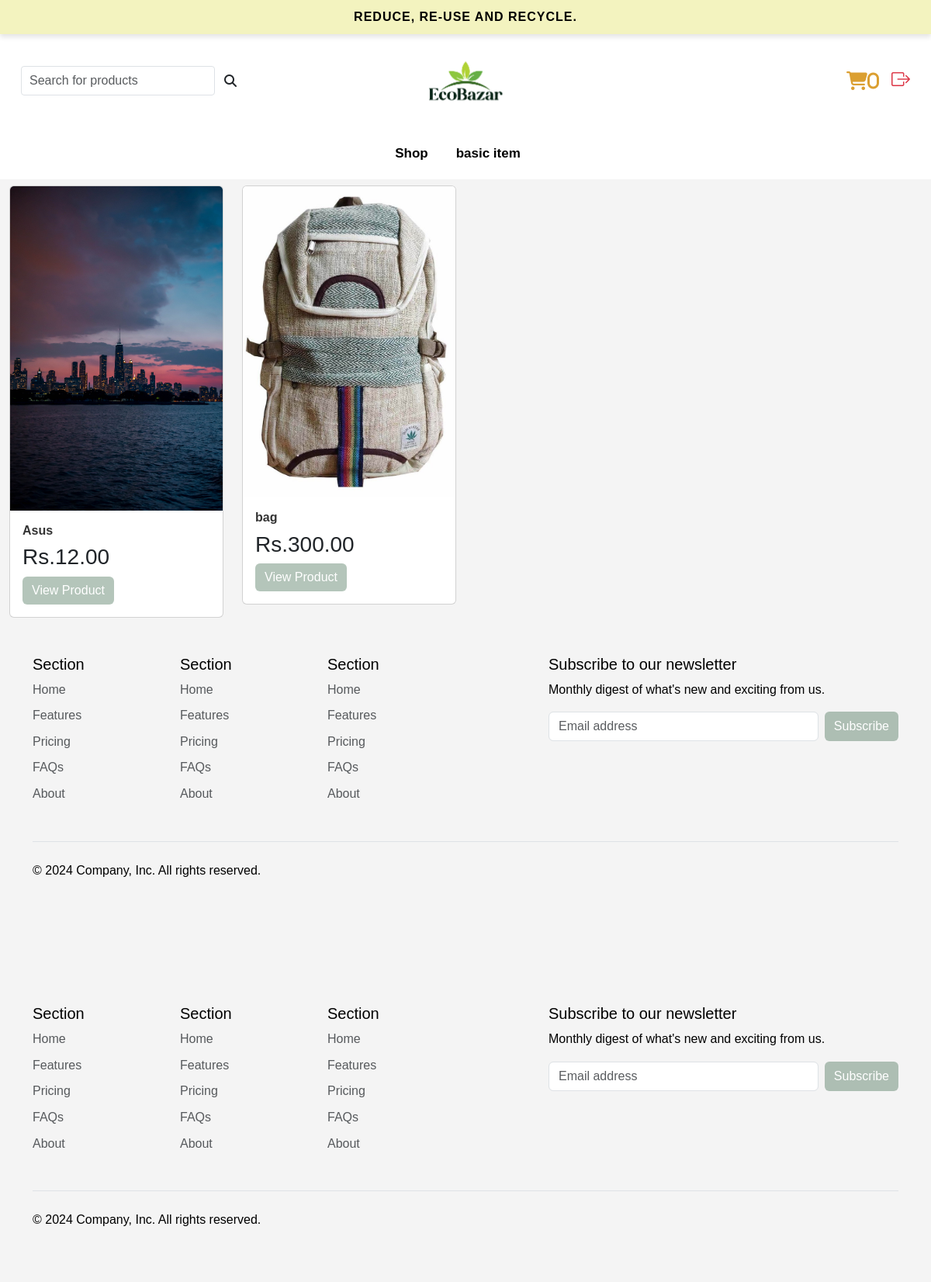
/products/categories/ (signed in), run on the app's committed database.
### products/models.py (models this page shows, shortened)
class Category(models.Model):
    category_name=models.CharField(max_length=100,unique=True)
    created_at=models.DateTimeField(auto_now_add=True)

class Product(models.Model):
    product_name=models.CharField(max_length=100)
    product_price=models.DecimalField(max_digits=10, decimal_places=2)
    stock=models.IntegerField()
    product_description=models.TextField()
    product_image=models.FileField(upload_to='static/uploads',null=True)
    created_at=models.DateTimeField(auto_now_add=True)
    category=models.ForeignKey(Category,related_name='products',on_delete=models.CASCADE ,null=True)

### products/views.py (the view)
# urls.py: path('categories/', show_category, name='categories'),
@login_required
def show_category(request, category_id=None):
    categories = Category.objects.all()
    if category_id:
        category = get_object_or_404(Category, id=category_id)
        products = Product.objects.filter(category=category)
    else:
        products = Product.objects.all()
    context = {
        'categories': categories,  # Pass all categories to the template
        'products': products,     # Pass filtered products based on the selected category
    }
    return render(request, 'products/category_product.html', context)

### users/models.py (called while the page is built)
def get_cart_item_count(self):
    return self.cart_set.aggregate(total_items=Sum('quantity'))['total_items'] or 0

### products/templates/products/category_product.html (shortened to what this page needs)
{% extends 'layouts.html' %}
{% load static %}
{% block main-content %}
{% include 'users/header.html' %}
  <div class="container-fluid">
    <div class="row row-cols-1 row-cols-md-4 g-4">
      {% for item in products %}
        <div class="col">
          <div class="card">
            <img src="/{{ item.product_image }}" class="card-img-top" alt="{{ item.product_name }}">
            <div class="card-body">
              <h5 class="card-title">{{ item.product_name }}</h5>
              <h3>Rs.{{ item.product_price }}</h3>
              <a href="{% url 'users:product_details' item.id %}" class="btn btn-primary">
                View Product
              </a>
            </div>
          </div>
        </div>
      {% endfor %}
    </div>
  </div>
  {% include 'users/footer.html' %}
{% include 'users/footer.html' %}
{% endblock %}

### users/templates/users/header.html (shortened to what this page needs)
{% load static %}
<!DOCTYPE html>
<html lang="en">
<head>
</head>
<body id="top">
<nav class="navbar navbar-first">
  <div class="container-fluid">
    <span class="navbar-text mx-auto">Reduce, Re-use and Recycle.</span>
  </div>
</nav>
<nav class="navbar navbar-second">
  <div class="container-fluid d-flex justify-content-between align-items-center">
    <form class="d-flex" action="" method="get">
      <input class="form-control search-input" type="search" name="q" placeholder="Search for products" aria-label="Search" required>
      <button class="btn search-btn" type="submit">
        <i class="fa fa-search"></i>
      </button>
    </form>
    <div class="navbar-logo d-flex justify-content-center align-items-center">
      <a href="">
        <img src="{% static 'images/logo.png' %}" alt="Eco-Bazaar Logo" class="d-inline-block align-text-top">
      </a>
    </div>
    <div class="d-flex ms-auto">
<a href="/cart" class="fas fa-shopping-cart me-3 text-decoration-none" title="Shopping Cart">
  <span id="cart-count">{{ user.cart_item_count }}</span>
</a>
      <div class="text-end d-flex align-items-center justify-content-end gap-3">
        {% if user.is_authenticated %}
            <a href="/logout" class="text-danger fs-4" title="Log Out">
                <i class="bi bi-box-arrow-right"></i>
            </a>
        {% endif %}
    </div>
  </div>
</nav>
<nav class="navbar navbar-third navbar-expand-lg">
  <div class="container-fluid">
    <div class="navbar-nav mx-auto">
      <a href='/' class="nav-link">Shop</a>
      {% for category in categories %}
        <a href="{% url 'products:category_product' category.id %}" class="nav-link">{{ category.category_name }}</a>
      {% endfor %}
    </div>
  </div>
</nav>
</body>
</html>

### static/css/app.css (style rules this page uses)
body { font-family: 'Arial', sans-serif; margin: 0; padding: 0; color: black; line-height: 1.6; }
body { font-family: Arial, sans-serif; background-color: #f4f4f4; margin: 0; padding: 0; }
button { padding: 10px 20px; font-size: 16px; background-color: #4CAF50; color: white; border: none; border-radius: 5px; cursor: pointer; }

### users/templates/users/header.html (style rules this page uses)
.navbar-first { background-color: rgb(243, 243, 191); padding-top: 1px; padding-bottom: 1px; box-shadow: 0 4px 6px rgba(0, 0, 0, 0.1); z-index: 1; }
.navbar-first .navbar-text { color: black; font-size: 1rem; font-weight: 600; text-align: center; letter-spacing: 1px; text-transform: uppercase; }
.navbar-second { background-color: white; display: flex; align-items: center; justify-content: space-between; position: relative; height: 120px; padding: 0 15px; border: none; }
.navbar-logo { position: absolute; left: 50%; transform: translateX(-50%); height: 100%; display: flex; align-items: center; }
.navbar-logo img { max-height: 120px; width: auto; }
.navbar-second .search-input { width: 250px; padding-left: 10px; padding-right: 10px; border-radius: 4px; outline: none; }
.navbar-second .search-btn { background-color: transparent; border: none; display: flex; align-items: center; justify-content: center; padding: 8px 12px; cursor: pointer; }
.d-flex a { font-size: 1.8rem; transition: color 0.3s ease; }
.d-flex .fa-shopping-cart, .d-flex .fa-heart, .d-flex .fa-user { color: rgb(219, 159, 49); font-size: 1.5rem; }
.d-flex a { display: flex; align-items: center; justify-content: center; }
.d-flex .me-3 { margin-right: 1rem; position: static; }
.navbar-third { background-color: white; padding: 10px 0; }
.navbar-third .nav-link { font-size: 17px; color: black; padding: 10px 15px; font-weight: bold; margin-right: 20px; }

### products/templates/products/category_product.html (style rules this page uses)
.card { transition: transform 0.3s ease, box-shadow 0.3s ease; }
.card-title { font-size: 1rem; font-weight: bold; color: #333; }
.btn-primary { background-color: #063c184c; border: none; }

### data on the page
Category: category_name "basic item"
Product: product_image (picture), product_name "Asus", product_price "12.00"
Product: product_image (picture), product_name "bag", product_price "300.00"

### other printed values
{{ user.cart_item_count }} "0"
